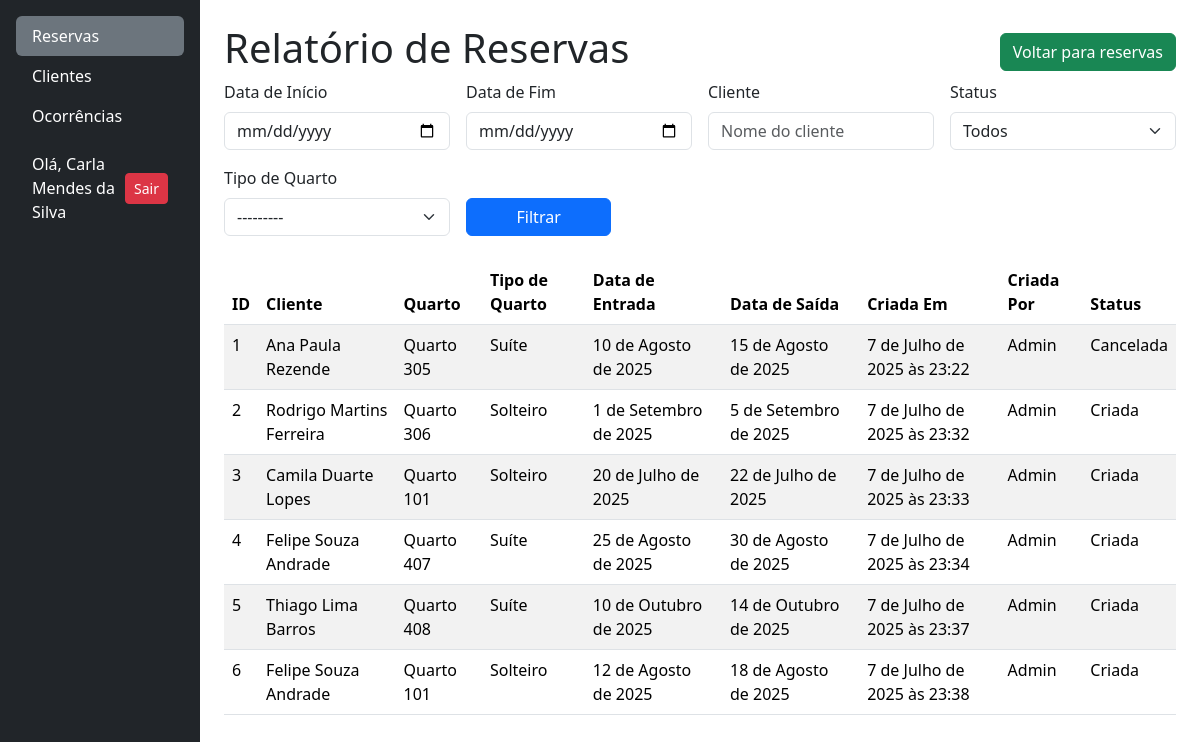
/relatorio/ (signed in), run on the app's committed database.
### reservas/models.py (models this page shows, shortened)
class Reserva(models.Model):
    data_entrada = models.DateField()
    data_saida = models.DateField()
    cliente = models.ForeignKey(Cliente, on_delete=models.RESTRICT)
    funcionario = models.ForeignKey(User, on_delete=models.RESTRICT)
    quarto = models.ForeignKey(Quarto, on_delete=models.RESTRICT)
    criada_em = models.DateTimeField(auto_now_add=True)
    status = models.CharField(
        max_length=20,
        choices=STATUS_RESERVA_CHOICES,
        default='criada',
    )

### clientes/models.py (models this page shows, shortened)
class Cliente(models.Model):
    nome = models.CharField(max_length=50, blank=False)
    email = models.EmailField(max_length=254, blank=False)
    telefone = models.CharField(max_length=11, blank=False)
    cpf = models.CharField(max_length=11, unique=True, blank=False)
    endereco = models.CharField(
        max_length=50, blank=False, verbose_name="Endereço")
    cep = models.CharField(max_length=8, blank=False)
    ativo = models.BooleanField(default=True)

### quartos/models.py (models this page shows, shortened)
class Quarto(models.Model):
    numero = models.IntegerField(
        unique=True,
        verbose_name="Número do Quarto"
    )
    andar = models.IntegerField(
        verbose_name="Andar do Quarto"
    )
    descricao = models.TextField(
        blank=True,
        null=True,
        verbose_name="Descrição do Quarto"
    )
    status = models.CharField(
        choices=QUARTO_STATUS_CHOICES,
        max_length=25,
        blank=False,
        verbose_name="Status Atual"
    )
    tipo = models.ForeignKey(
        TipoQuarto,
        on_delete=models.RESTRICT,
        verbose_name="Tipo de Quarto"
    )
    foto = StdImageField(
        upload_to='fotos/quartos',
        variations={'thumb': (150, 150), 'medium': (
            300, 300), 'large': (600, 400)},
        blank=True,
        null=True
    )
    def __str__(self):
        return f"Quarto {self.numero}"

class TipoQuarto(models.Model):
    nome = models.CharField(max_length=100, unique=True, blank=False)
    descricao = models.TextField(max_length=400, blank=True, null=True)
    capacidade = models.IntegerField(verbose_name="Capacidade", blank=False)
    def __str__(self):
        return f"{self.nome}"

### reservas/views.py (the view)
# urls.py: path('relatorio/', views.gerar_relatorio_reservas, name='relatorio_reservas'),
@login_required
def gerar_relatorio_reservas(request):
    form = RelatorioReservas(request.GET or None)
    reservas = Reserva.objects.select_related(
        'cliente', 'quarto', 'funcionario').all()
    if form.is_valid():
        data_inicio = form.cleaned_data.get('data_inicio')
        data_fim = form.cleaned_data.get('data_fim')
        cliente = form.cleaned_data.get('cliente')
        status = form.cleaned_data.get('status')
        quarto = form.cleaned_data.get('quarto')
        if data_inicio:
            reservas = reservas.filter(data_entrada__gte=data_inicio)
        if data_fim:
            reservas = reservas.filter(data_saida__lte=data_fim)
        if cliente:
            reservas = reservas.filter(cliente__nome__icontains=cliente)
        if status:
            reservas = reservas.filter(status=status)
        if quarto:
            reservas = reservas.filter(quarto__tipo__nome__icontains=quarto)
    else:
        messages.error(request, form.errors.as_text())
    for reserva in reservas:
        reserva.nome_status = STATUS_MAP.get(
            reserva.status, 'Desconhecido')
    context = {
        'form': form,
        'reservas': reservas,
    }
    return render(request, 'reservas/relatorio_reservas.html', context)

### reservas/forms.py
class RelatorioReservas(forms.Form):
    data_inicio = forms.DateField(
        required=False,
        label="Data de Início",
        widget=forms.DateInput(attrs={
            'type': 'date',
            'class': 'form-control'
        }),
        input_formats=['%Y-%m-%d']
    )
    data_fim = forms.DateField(
        required=False,
        label="Data de Fim",
        widget=forms.DateInput(attrs={
            'type': 'date',
            'class': 'form-control'
        }),
        input_formats=['%Y-%m-%d']
    )
    cliente = forms.CharField(
        required=False,
        label="Cliente",
        widget=forms.TextInput(attrs={
            'class': 'form-control',
            'placeholder': 'Nome do cliente'
        })
    )
    status = forms.ChoiceField(
        required=False,
        label="Status",
        choices=[('', 'Todos')] + STATUS_RESERVA_CHOICES,
        widget=forms.Select(attrs={'class': 'form-select'})
    )
    quarto = forms.ModelChoiceField(
        required=False,
        label="Tipo de Quarto",
        queryset=TipoQuarto.objects.all(),
        widget=forms.Select(attrs={
            'class': 'form-select'
        })
    )

### reservas/templates/reservas/relatorio_reservas.html
{% extends 'base.html' %}
{% block content %}
<div class="d-flex flex-wrap align-items-center gap-2 justify-content-between">
    <h1>Relatório de Reservas</h1>
    <a href="{% url 'reservas:reservas' %}" class="btn btn-success">Voltar para reservas</a>
</div>
<form method="get" action="" class="mb-4">
    <div class="row g-3">
        <div class="col-md-3">
            <label for="{{ form.data_inicio.id_for_label }}" class="form-label">{{ form.data_inicio.label }}</label>
            {{ form.data_inicio }}
        </div>
        <div class="col-md-3">
            <label for="{{ form.data_fim.id_for_label }}" class="form-label">{{ form.data_fim.label }}</label>
            {{ form.data_fim }}
        </div>
        <div class="col-md-3">
            <label for="{{ form.cliente.id_for_label }}" class="form-label">{{ form.cliente.label }}</label>
            {{ form.cliente }}
        </div>
        <div class="col-md-3">
            <label for="{{ form.status.id_for_label }}" class="form-label">{{ form.status.label }}</label>
            {{ form.status }}
        </div>
        <div class="col-md-3">
            <label for="{{ form.quarto.id_for_label }}" class="form-label">{{ form.quarto.label }}</label>
            {{ form.quarto }}
        </div>
        <div class="col-md-2">
            <label class="form-label d-block">&nbsp;</label>
            <button type="submit" class="btn btn-primary w-100">Filtrar</button>
        </div>
    </div>
</form>
<div class="table-responsive mt-4">
    <table class="table table-striped">
        <thead>
            <tr>
                <th>ID</th>
                <th>Cliente</th>
                <th>Quarto</th>
                <th>Tipo de Quarto</th>
                <th>Data de Entrada</th>
                <th>Data de Saída</th>
                <th>Criada Em</th>
                <th>Criada Por</th>
                <th>Status</th>
            </tr>
        </thead>
        <tbody>
            {% for reserva in reservas %}
            <tr>
                <td>{{ reserva.id }}</td>
                <td>{{ reserva.cliente.nome }}</td>
                <td>{{ reserva.quarto }}</td>
                <td>{{ reserva.quarto.tipo.nome }}</td>
                <td>{{ reserva.data_entrada }}</td>
                <td>{{ reserva.data_saida }}</td>
                <td>{{ reserva.criada_em }}</td>
                <td>{{ reserva.funcionario.first_name }}</td>
                <td>{{ reserva.nome_status }}</th>
            </tr>
            {% empty %}
            <tr>
                <td colspan="6" class="text-center">Nenhum registro de reserva encontrado.</td>
            </tr>
            {% endfor %}
        </tbody>
    </table>
</div>
{% endblock %}

### templates/partials/_menu_itens.html (shortened to what this page needs)
<ul class="nav nav-pills flex-column mb-auto">
    <li>
        <a href="{% url 'reservas:reservas' %}"
           class="nav-link text-white {% if request.resolver_match.app_name == 'reservas' %}active bg-secondary{% endif %}">
            Reservas
        </a>
    </li>
    <li>
        <a href="{% url 'clientes' %}"
           class="nav-link text-white {% if '/clientes/' in request.path %}active bg-secondary{% endif %}">
            Clientes
        </a>
    </li>
    <li>
        <a href="{% url 'lista_ocorrencias' %}" class="nav-link text-white {% if '/ocorrencias/' in request.path %}active bg-secondary{% endif %}">
            Ocorrências
        </a>
    </li>
     {% if user.is_authenticated %}
        <li class="mt-3">
            <div class="d-flex align-items-center gap-2 px-3 text-white">
                <span>Olá, {{ user.first_name }}</span>
                <a href="{% url 'logout' %}" class="btn btn-danger btn-sm ms-auto">Sair</a>
                </div>
        </li>
    {% endif %}
</ul>

### templates/base.html (style rules this page uses)
html, body { height: 100%; margin: 0; }

### data on the page
Reserva: id "1", cliente.nome "Ana Paula Rezende", quarto "Quarto 305", quarto.tipo.nome "Suíte", data_entrada "10 de Agosto de 2025", data_saida "15 de Agosto de 2025", criada_em "7 de Julho de 2025 às 23:22", funcionario.first_name "Admin", nome_status "Cancelada"
Reserva: id "2", cliente.nome "Rodrigo Martins Ferreira", quarto "Quarto 306", quarto.tipo.nome "Solteiro", data_entrada "1 de Setembro de 2025", data_saida "5 de Setembro de 2025", criada_em "7 de Julho de 2025 às 23:32", funcionario.first_name "Admin", nome_status "Criada"
Reserva: id "3", cliente.nome "Camila Duarte Lopes", quarto "Quarto 101", quarto.tipo.nome "Solteiro", data_entrada "20 de Julho de 2025", data_saida "22 de Julho de 2025", criada_em "7 de Julho de 2025 às 23:33", funcionario.first_name "Admin", nome_status "Criada"
Reserva: id "4", cliente.nome "Felipe Souza Andrade", quarto "Quarto 407", quarto.tipo.nome "Suíte", data_entrada "25 de Agosto de 2025", data_saida "30 de Agosto de 2025", criada_em "7 de Julho de 2025 às 23:34", funcionario.first_name "Admin", nome_status "Criada"
Reserva: id "5", cliente.nome "Thiago Lima Barros", quarto "Quarto 408", quarto.tipo.nome "Suíte", data_entrada "10 de Outubro de 2025", data_saida "14 de Outubro de 2025", criada_em "7 de Julho de 2025 às 23:37", funcionario.first_name "Admin", nome_status "Criada"
Reserva: id "6", cliente.nome "Felipe Souza Andrade", quarto "Quarto 101", quarto.tipo.nome "Solteiro", data_entrada "12 de Agosto de 2025", data_saida "18 de Agosto de 2025", criada_em "7 de Julho de 2025 às 23:38", funcionario.first_name "Admin", nome_status "Criada"

### other printed values
{{ user.first_name }} "Carla Mendes da Silva"
